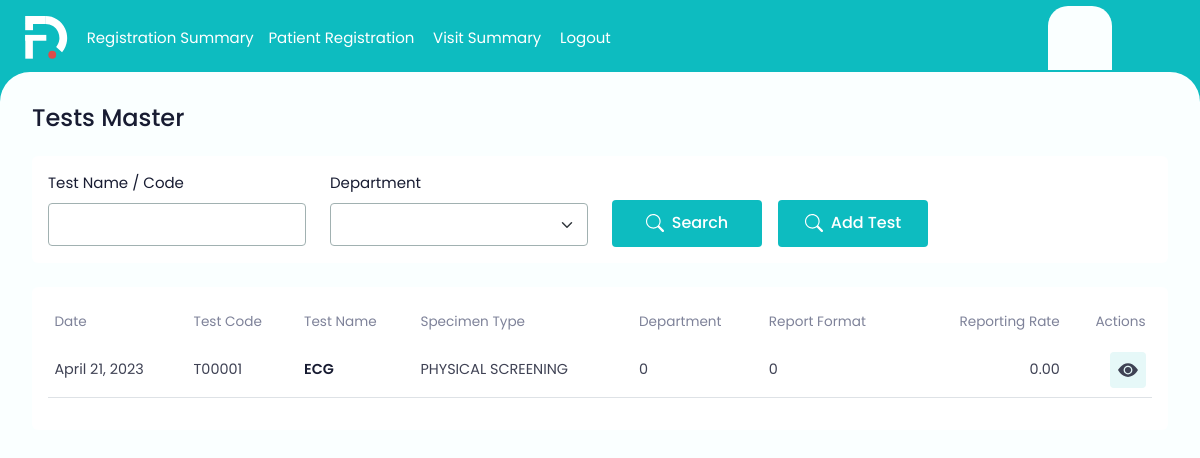
Screenshot of /testmaster/ (signed in) with the database file from the repository.
### ekonapp/models.py (models this page shows, shortened)
class Test(models.Model):
    testid = models.CharField(max_length=255)
    date =  models.DateField(auto_now_add=True)
    name = models.CharField(max_length=100, unique=True)
    specimen_type = models.CharField(max_length=100)
    department = models.CharField(max_length=100, choices=[('microbiology', 'Microbiology'), ('pathology', 'Pathology'), ('radiology', 'Radiology')])
    report_format = models.CharField(max_length=100)
    reporting_rate = models.DecimalField(max_digits=5, decimal_places=2)

### ekonapp/views.py (the view)
# urls.py: path('testmaster/',testmaster,name='testmaster'),
@login_required
def testmaster(request):
    testmasters = Test.objects.all()
    context = {
        'testmasters':testmasters,
    }
    return render(request,'tests-master.html',context)

### ekonapp/templates/tests-master.html (shortened to what this page needs)
{% extends 'base.html' %}
{% block content %}
  <main>
    <div class="mb-4">
        <h5 class="page-heading">Tests Master</h5>
      </div>
    <div class="auto-scroll">
          <div class="bg-white rounded-2 p-3 mb-4">
              <div class="row">
                <div class="col-md-3">
                  <label class="form-label">Test Name / Code</label>
                  <input type="text" class="form-control">
                </div>
                <div class="col-md-3">
                  <label class="form-label">Department</label>
                  <select class="form-select">
                  </select>
                </div>
                <div class="col-md-4 d-flex">
                  <button type="Search" class="theme-btn btn-h me-3">
                    <svg>
                      <use xlink:href="static/images/iocn.svg#search"></use>
                    </svg>
                    <span>Search</span>
                  </button>
                  <a href="{% url 'addtest' %}">
                  <button type="submit" class="theme-btn btn-h">
                    <svg>
                      <use xlink:href="static/images/iocn.svg#search"></use>
                    </svg>
                    <span>Add Test</span>
                  </button>
                </a>
                </div>
              </div>
          </div>
          <form method="POST" action="{% url 'testmaster' %}">
          <div class="bg-white rounded-2 p-3">
              <div class="table-responsive">
                  <table class="table table-data ">
                      <thead>
                        <tr>
                          <th>Date</th>
                          <th>Test Code</th>
                          <th>Test Name </th>
                          <th>Specimen Type</th>
                          <th>Department</th>
                          <th>Report Format</th>
                          <th class="text-end">Reporting Rate</th>
                          <th class="text-end">Actions</th>
                        </tr>
                      </thead>
                      <tbody>
                        <tr>
                          {% for testmaster in testmasters %}
                          <td class="text-nowrap">{{testmaster.date}}</td>
                          <td>{{testmaster.testid}}</td>
                          <td class="text-d-blue fw-semibold">{{testmaster.name}}</td>
                          <td>{{testmaster.specimen_type}}</td>
                          <td>{{testmaster.department}}</td>
                          <td>{{testmaster.report_format}}</td>
                          <td class="text-end">{{testmaster.reporting_rate}}</td>
                          <td class="text-end">
                              <div class="d-flex gap-2 justify-content-end">
                                  <button type="button" class="table-btn">
                                      <svg class="gender-icon">
                                          <use xlink:href="assets/images/iocn.svg#view"></use>
                                      </svg>
                                  </button>
                              </div>
                          </td>
                        </tr>
                      </tbody>
                      {% endfor %}
                    </table>
              </div>
          </div>
    </div>
  </main>
</body>
</html>
{% endblock %}

### ekonapp/static/css/custom.css (style rules this page uses)
body { font-family: var(--bs-theme-font-family); color: var(--bs-text-color-100); font-size: var(--bs-body-font-size); background-color: var(--bs-theme-color); }
main { background-color: var(--bs-bg-color); border-top-left-radius: 30px; border-top-right-radius: 30px; width: 100%; height: 100%; position: fixed; overflow: hidden; padding: 2rem 1rem 2rem 2rem; margin-right: 2rem; }
main .auto-scroll { overflow-x: hidden; overflow-y: auto; padding-right: 1rem; height: calc(100vh - 200px); }
main .page-heading { font-size: 1.5rem; font-weight: 500; color: var(--bs-text-color-100); }
main .form-control, main .form-select { padding: 0.55rem 0.75rem; border-radius: var(--bs-btn-radius); border-color: var(--bs-textbox-border); }
main .form-label { font-size: var(--bs-text-color-200); }
.theme-btn { background-color: var(--bs-theme-color); padding: 0.7rem 1rem; min-width: 150px; border: 0; font-size: 1rem; font-weight: 500; border-radius: var(--bs-btn-radius); display: flex; gap: 0.5rem; align-items: center; justify-content: center; }
.theme-btn svg { width: 18px; height: 18px; }
.theme-btn, .theme-btn svg { color: #fff; }
.btn-h { margin-top: 1.75rem; }
.table-data { width: 100%; }
.table-data > thead th { font-size: 0.85rem; color: var(--bs-text-color-300); font-weight: 400; border-bottom: 0; background-color: #fff; position: sticky; }
.table-data > thead th, .table-data > tbody td { padding: 0.6rem 0.4rem; }
.table-data > tbody td { color: var(--bs-text-color-400); font-size: 0.9rem; vertical-align: middle; }
.table-data > tbody td .table-btn { width: 36px; height: 36px; background-color: var(--bs-table-icon-bg); border-radius: var(--bs-btn-radius); border: 0; }
.table-data > tbody td .table-btn svg { width: 20px; height: 20px; color: var(--bs-text-color-400); }
.text-d-blue { color: var(--bs-text-color-100) !important; }

### rows the page displays
Test: date "April 21, 2023", testid "T00001", name "ECG", specimen_type "PHYSICAL SCREENING", department "0", report_format "0", reporting_rate "0.00"
